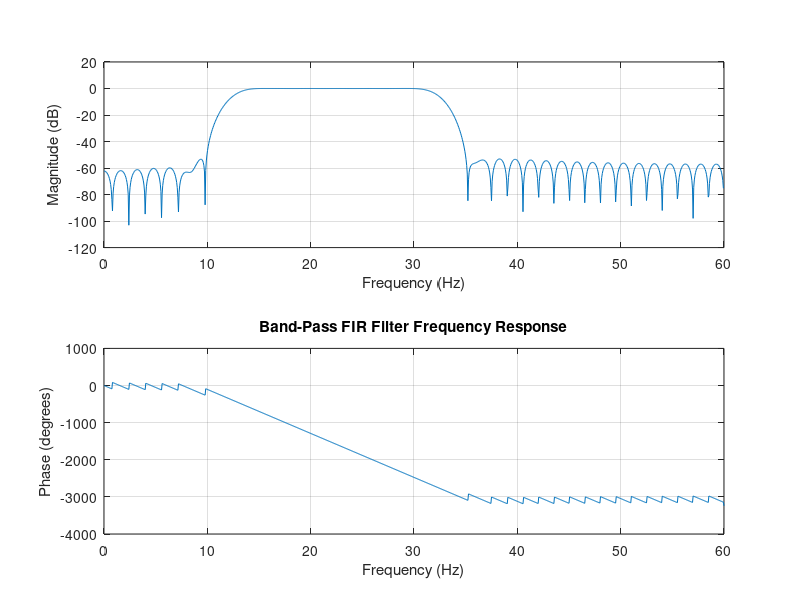
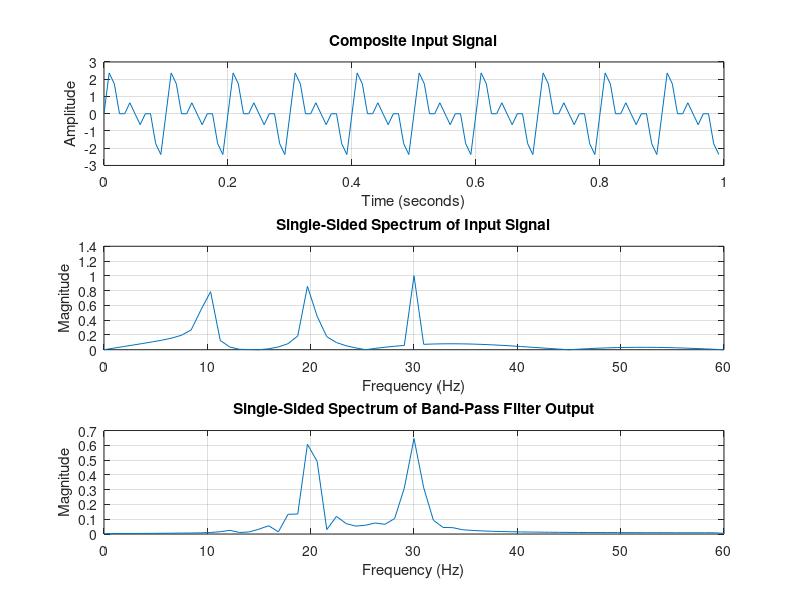

Write the MATLAB code that produced these figures, in order.
% Practical 09B - Band-Pass FIR Filter Using Hamming Window
clc;
clear;
close all;

%% Generate the composite input signal
f1 = 10;                  % First input frequency in Hz
f2 = 20;                  % Second input frequency in Hz
f3 = 30;                  % Third input frequency in Hz
f = [f1 f2 f3];

fs = 4 * max(f);          % Sampling frequency = 120 Hz
t = 0:1/fs:1-1/fs;        % One second of samples (120 samples)

x1 = sin(2*pi*f1*t);
x2 = sin(2*pi*f2*t);
x3 = sin(2*pi*f3*t);
x = x1 + x2 + x3;         % Composite input signal

%% Band-pass FIR filter specifications
fpb1 = 15;                % Lower passband edge in Hz
fpb2 = 30;                % Upper passband edge in Hz
fsb1 = 10;                % Lower stopband edge in Hz
fsb2 = 35;                % Upper stopband edge in Hz

delta_f1 = (fpb1 - fsb1) / fs;
delta_f2 = (fsb2 - fpb2) / fs;
delta_f = min(delta_f1, delta_f2);

Wpb1 = 2 * fpb1 / fs;     % Lower normalized passband edge
Wpb2 = 2 * fpb2 / fs;     % Upper normalized passband edge
Wsb1 = 2 * fsb1 / fs;     % Lower normalized stopband edge
Wsb2 = 2 * fsb2 / fs;     % Upper normalized stopband edge

Wc1 = (Wpb1 + Wsb1) / 2;  % Lower normalized cutoff frequency
Wc2 = (Wpb2 + Wsb2) / 2;  % Upper normalized cutoff frequency

filterLength = ceil(3.3 / delta_f);
filterOrder = filterLength - 1;

fprintf('Sampling frequency: %g Hz\n', fs);
fprintf('Lower cutoff frequency: %.2f Hz\n', Wc1 * fs / 2);
fprintf('Upper cutoff frequency: %.2f Hz\n', Wc2 * fs / 2);
fprintf('Filter order: %d\n', filterOrder);

%% Design the band-pass FIR filter using a Hamming window
window = hamming(filterLength);
b = fir1(filterOrder, [Wc1 Wc2], 'bandpass', window);
a = 1;                    % Denominator for an FIR filter

figure;
freqz(b, a, 1024, fs);
title('Band-Pass FIR Filter Frequency Response');

%% Apply the filter to the input signal
filteredSignal = filter(b, a, x);

%% Calculate single-sided FFT magnitude spectra
N = 128;
signalLength = length(x);

X = abs(fft(x, N)) / signalLength;
Y = abs(fft(filteredSignal, N)) / signalLength;

% Keep only the nonnegative-frequency components
X = X(1:N/2+1);
Y = Y(1:N/2+1);

% Convert to a single-sided amplitude spectrum
X(2:end-1) = 2 * X(2:end-1);
Y(2:end-1) = 2 * Y(2:end-1);

F = (0:N/2) * fs / N;

%% Plot input and frequency spectra
figure;

subplot(3,1,1);
plot(t, x);
grid on;
xlabel('Time (seconds)');
ylabel('Amplitude');
title('Composite Input Signal');

subplot(3,1,2);
plot(F, X);
grid on;
xlabel('Frequency (Hz)');
ylabel('Magnitude');
title('Single-Sided Spectrum of Input Signal');

subplot(3,1,3);
plot(F, Y);
grid on;
xlabel('Frequency (Hz)');
ylabel('Magnitude');
title('Single-Sided Spectrum of Band-Pass Filter Output');
